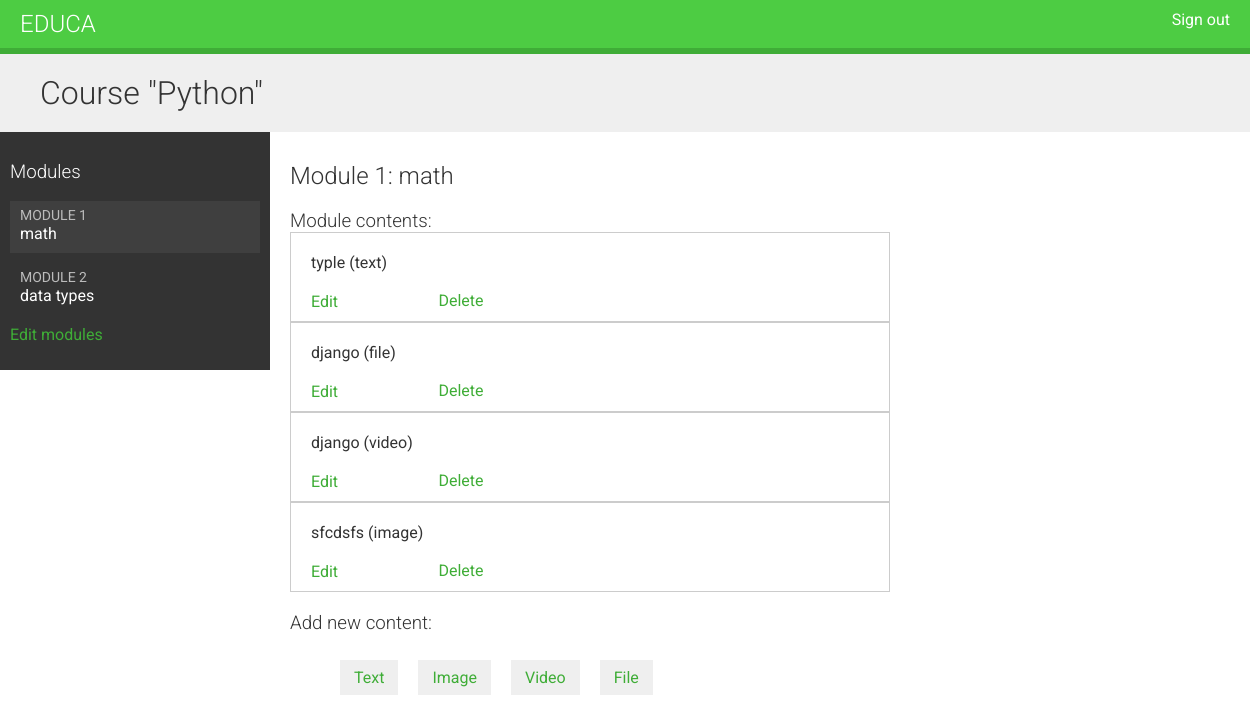
The app's page /course/module/13/ (signed in) with its own data.
### courses/models.py (models this page shows, shortened)
class Course(models.Model):
    owner = models.ForeignKey(User,
                              related_name='courses_created',
                              on_delete=models.CASCADE)
    subject = models.ForeignKey(Subject,
                                related_name='courses',
                                on_delete=models.CASCADE)
    title = models.CharField(max_length=200)
    slug = models.SlugField(max_length=200, unique=True)
    overview = models.TextField()
    created = models.DateTimeField(auto_now_add=True)
    students = models.ManyToManyField(User,
                                      related_name='courses_joined',
                                      blank=True)
    class Meta:
        ordering = ['-created']

class Module(models.Model):
    course = models.ForeignKey(Course,
                               related_name='modules',
                               on_delete=models.CASCADE)
    title = models.CharField(max_length=200)
    description = models.TextField(blank=True)
    order = OrderField(blank=True, for_fields=['course'])
    class Meta:
        ordering = ['order']

class Content(models.Model):
    module = models.ForeignKey(Module,
                               related_name='contents',
                               on_delete=models.CASCADE)
    content_type = models.ForeignKey(ContentType,
                                     on_delete=models.CASCADE,
                                     limit_choices_to={'model__in':(
                                                        'text',
                                                        'video',
                                                        'image',
                                                        'file')})
    object_id = models.PositiveIntegerField()
    item = GenericForeignKey('content_type', 'object_id')
    order = OrderField(blank=True, for_fields=['module'])
    class Meta:
        ordering = ['order']

class ItemBase(models.Model):
    owner = models.ForeignKey(User,
                              related_name='%(class)s_related',
                              on_delete=models.CASCADE)
    title = models.CharField(max_length=250)
    created = models.DateTimeField(auto_now_add=True)
    updated = models.DateTimeField(auto_now=True)
    class Meta:
        abstract = True
    def __str__(self):
        return self.title

class Text(ItemBase):
    content = models.TextField()

class File(ItemBase):
    file = models.FileField(upload_to='files')

class Video(ItemBase):
    url = models.URLField()

class Image(ItemBase):
    file = models.FileField(upload_to='images')

### courses/views.py (the view)
class ModuleContentListView(TemplateResponseMixin, View):
    template_name = 'courses/manage/module/content_list.html'
    def get(self, request, module_id):
        module = get_object_or_404(Module,
                                   id=module_id,
                                   course__owner=request.user)
        return self.render_to_response({'module': module})

### courses/templatetags/course.py (called while the page is built)
@register.filter
def model_name(obj):
    try:
        return obj._meta.model_name
    except AttributeError:
        return None

### courses/templates/courses/manage/module/content_list.html (shortened to what this page needs)
{% extends "base.html" %}
{% load course %}
{% block content %}
{% with course=module.course %}
  <h1>Course "{{ course.title }}"</h1>
  <div class="contents">
    <h3>Modules</h3>
    <ul id="modules">
      {% for m in course.modules.all %}
        <li data-id="{{ m.id }}" {% if m == module %}class="selected"{% endif %}>
          <a href="{% url "module_content_list" m.id %}">
            <span>
              Module <span class="order">{{ m.order|add:1 }}</span>
            </span>
            <br>
            {{ m.title }}
          </a>
        </li>
      {% empty %}
        <li>No modules yet.</li>
      {% endfor %}
    </ul>
    <p><a href="{% url "course_module_update" course.id %}">
    Edit modules</a></p>
  </div>
  <div class="module">
    <h2>Module {{ module.order|add:1 }}: {{ module.title }}</h2>
    <h3>Module contents:</h3>
    <div id="module-contents">
      {% for content in module.contents.all %}
        <div data-id="{{ content.id }}">
          {% with item=content.item %}
            <p>{{ item }} ({{ item|model_name }})</p>
            <a href="{% url "module_content_update" module.id item|model_name item.id %}">
              Edit
            </a>
            <form action="{% url "module_content_delete" content.id %}" method="post">
              <input type="submit" value="Delete">
            </form>
            {% endwith %}
        </div>
      {% empty %}
        <p>This module has no contents yet.</p>
      {% endfor %}
    </div>
    <h3>Add new content:</h3>
    <ul class="content-types">
      <li>
        <a href="{% url "module_content_create" module.id "text" %}">Text</a>
      </li>
      <li>
        <a href="{% url "module_content_create" module.id "image" %}">Image</a>
      </li>
      <li>
        <a href="{% url "module_content_create" module.id "video" %}">Video</a>
      </li>
      <li>
        <a href="{% url "module_content_create" module.id "file" %}">File</a>
      </li>
    </ul>
  </div>
{% endwith %}
{% endblock %}

### courses/static/css/base.css (style rules this page uses)
body { margin:0; font-family:'Roboto', sans-serif; font-weight:400; color:#333; }
a { color:#3fad37; text-decoration:none; }
ul { float:left; }
h1, h2, h3, h4, h5, h6 { font-family:'Roboto', sans-serif; font-weight:300; }
h1 { background:#efefef; width:100%; overflow:auto; padding:20px 0 20px 40px; margin:0; }
.module { padding:10px 20px; float:left; width:600px; }
.module h3 { margin:20px 0 0; padding:0; width:100%; }
.module p { margin:10px 0 20px; width:100%; float:left; }
.contents { width:20%; padding:10px; float:left; background:#333; color: #fff; font-family:'Roboto', sans-serif; }
.contents ul { list-style:none; margin:0; padding:0; width:100%; }
.contents ul li { margin:0 0 10px 0; padding:4px 10px 10px; overflow:auto; cursor:move; }
.contents ul li.selected { background:#3f3f3f; }
.contents ul span { text-transform:uppercase; color:#bbb; font-size:14px; }
.contents ul a { display:block; color:#fff; text-decoration:none; }
ul.content-types li { list-style:none; float:left; margin:10px; background:#efefef; padding:8px 14px; }
input, select, textarea { border:1px solid #ccc; border-bottom:3px solid #ccc; padding:8px 12px; font-size:16px; font-family:'Roboto', sans-serif; float:left; clear:both; width:300px; }
input[type=submit], a.button { border-radius:5px; background:#4dcc43; color:#fff; font-size:16px; text-transform:uppercase; border:none; padding:10px 20px; margin:20px 0; }
#module-contents div { padding:10px 20px; border:1px solid #ccc; background:#fff }
#module-contents form { margin:0; padding:0; }
#module-contents input[type=submit] { color:#3fad37; background:none; margin:-20px 0 0; padding:0; float:left; text-transform:none; }

### records on screen
Course: title "Python"
Module: order|add "1", title "math"
Module: order|add "2", title "data types"
Content: item "typle", item|model_name "text"
Content: item "django", item|model_name "file"
Content: item "django", item|model_name "video"
Content: item "sfcdsfs", item|model_name "image"
